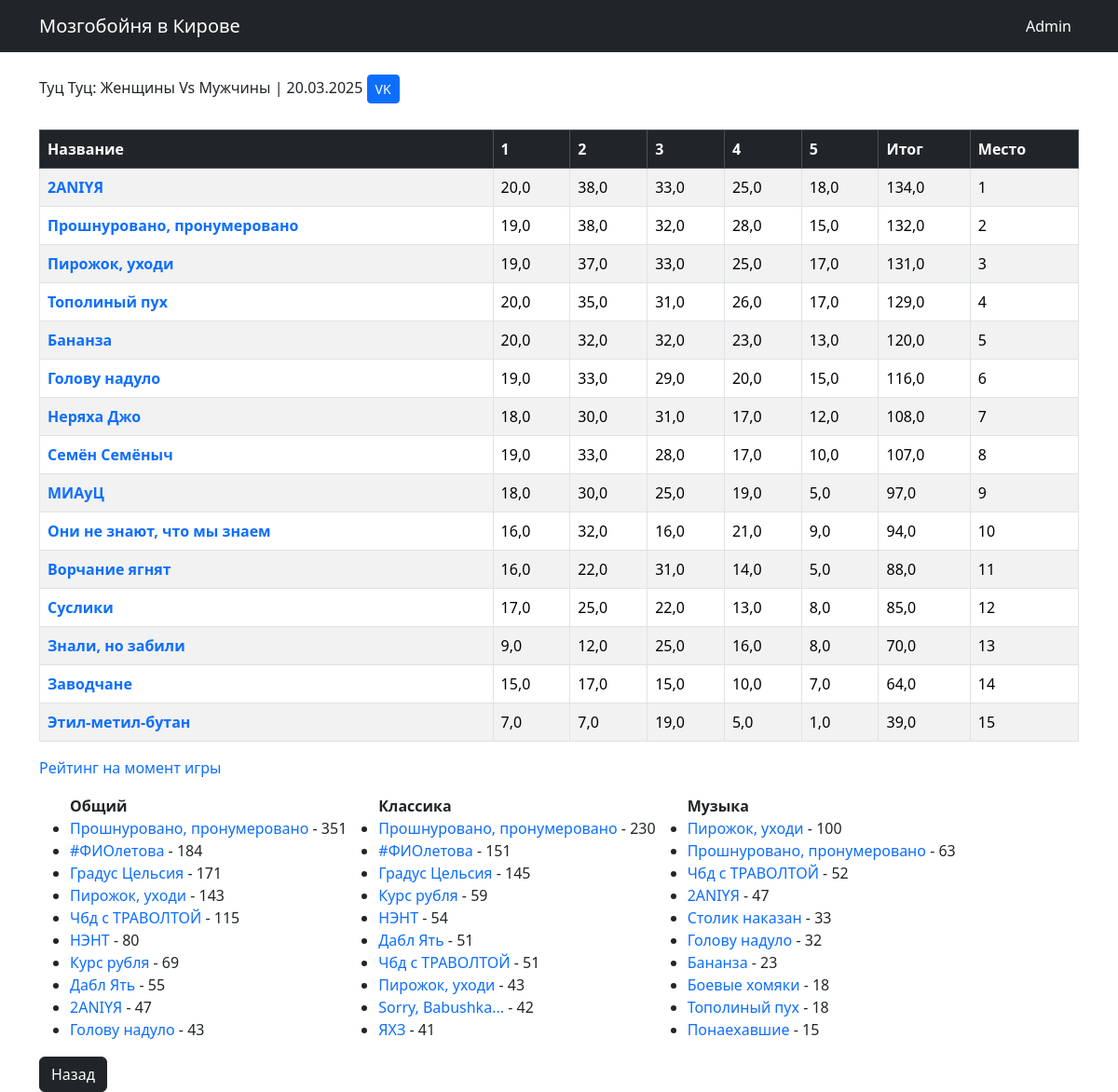
Screenshot of /kirovstat/game_info/?game_id=20&year=2025 with the database file from the repository.
### kirovstat/models.py (models this page shows, shortened)
class games (models.Model):
    g_name = models.CharField(default="Название игры", max_length=100)
    g_type = models.ForeignKey(game_type,null=True, on_delete=models.SET_NULL)
    g_date = models.DateField(verbose_name='Дата игры')
    g_sets = models.IntegerField(verbose_name='Количесто туров',default=5)
    g_url = models.URLField(verbose_name='Ссылка на игра в ВК',default="https://vk.com/mzgb_kir", max_length=200)
    time_data = models.DateTimeField(auto_now=True,db_index=True, verbose_name='создано')
    g_teams = models.IntegerField(verbose_name='Количество команда',null=True, default = 1)
    class Meta:
       verbose_name_plural = 'Игра'
       verbose_name = 'Игры'
       ordering = ['-g_date']

class gmdata (models.Model):
    gd_game = models.ForeignKey(games, verbose_name='Игра',null=False, on_delete = models.CASCADE)
    gd_team = models.ForeignKey(teams, verbose_name='Команда',null=False, on_delete = models.CASCADE)
    gd_set1 = models.FloatField(verbose_name='Тур 1',max_length=5,default=300)
    gd_set2 = models.FloatField(verbose_name='Тур 2',max_length=5,default=300)
    gd_set3 = models.FloatField(verbose_name='Тур 3',max_length=5,default=300)
    gd_set4 = models.FloatField(verbose_name='Тур 4',max_length=5,default=300)
    gd_set5 = models.FloatField(verbose_name='Тур 5',max_length=5,default=300)
    gd_set6 = models.FloatField(verbose_name='Тур 6',max_length=5,default=300)
    gd_set7 = models.FloatField(verbose_name='Тур 7',max_length=5,default=300)
    gd_set8 = models.FloatField(verbose_name='Тур 8',max_length=5,default=300)
    gd_set9 = models.FloatField(verbose_name='Тур 9',max_length=5,default=300)
    gd_set10 = models.FloatField(verbose_name='Тур 10',max_length=5,default=300)
    gd_summ = models.FloatField(max_length=8, verbose_name='Сумма очков')
    gd_place = models.IntegerField(verbose_name='Место')
    time_data = models.DateTimeField(auto_now=True, db_index=True, verbose_name='создано')
    class Meta:
       verbose_name_plural = 'Данные'
       verbose_name = 'Данные'
       ordering = ['time_data']

class teams (models.Model):
    t_name = models.CharField(verbose_name='Название команды',max_length=50)
    t_aka = models.ForeignKey('self',blank=True,null=True,on_delete=models.SET_NULL)
    t_page = models.URLField(default='http://rudagames.ru')
    t_foto = models.CharField(verbose_name='Фото команды',default='.foto.jpg',max_length=50)
    time_data = models.DateTimeField(auto_now=True, db_index=True, verbose_name='создано')
    class Meta:
       verbose_name_plural = 'Команды'
       verbose_name = 'Команда'
       ordering = ['t_name']
    def __str__(self):
        return self.t_name

### kirovstat/views.py (the view)
def game_info (request):
    game_id = request.GET['game_id']
    g_data_info = gmdata.objects.filter(gd_game = game_id).order_by('gd_place')
    game_info =  games.objects.get(pk=game_id)
    a = games.objects.get(pk=game_id).g_sets
    year = games.objects.values('g_date').get(pk=game_id)['g_date'].year
    game_date = str(games.objects.values('g_date').get(pk=game_id)['g_date'])
    tours=[]
    for i in range(1, a+1):
       tours.append(i)
    tuz_r=get_top10_teams_rating(type_of_data='tuz',game_date=game_info.g_date)
    summ_r=get_top10_teams_rating(type_of_data='summ',game_date=game_info.g_date)
    class_r=get_top10_teams_rating(type_of_data='class',game_date=game_info.g_date)
    if request.user.is_authenticated:
       change_yes=1
    else: change_yes=0
    context = {'g_data_info': g_data_info, 'year' : year, 'game_info': game_info, 'tours' : tours,\
                'change_yes' : change_yes, 'game_date' : game_date,\
                'summ_r' : summ_r, 'class_r' : class_r,'tuz_r' : tuz_r
              }
    return render (request, 'game_info.html', context )

### kirovstat/defs_2.py (called while the page is built)
def get_week_id (rating_data):
    if rating_data.weekday() == 6:
       rating_week_data = rating_data
    else:
       td = 1 + int(rating_data.weekday())
       rating_week_data= rating_data - datetime.timedelta(days=td)
    week_id = weekr.objects.values('id').get(week_end=rating_week_data)['id']
    return (week_id)

### kirovstat/defs_3.py (called while the page is built)
def get_top10_teams_rating(game_date=date.today(),type_of_data='summ'):
  week_id=get_week_id (game_date)
  if type_of_data == 'tuz':
    dict_of_rating=weekr.objects.values('week_rating_tuz').get(pk=week_id)['week_rating_tuz']
  elif type_of_data == 'class':
    dict_of_rating=weekr.objects.values('week_rating_class').get(pk=week_id)['week_rating_class']
  else:
    dict_of_rating=weekr.objects.values('week_rating_summ').get(pk=week_id)['week_rating_summ']
  dict_of_rating_sorted=dict(sorted(eval(dict_of_rating).items(), key=itemgetter(-1), reverse = True))
  top10_ids=list(dict(itertools.islice(dict_of_rating_sorted.items(), 0,10)).keys())
  top10={}
  l=[]
  for i in top10_ids:
    try:
       l.append(teams.objects.values('t_name').get(pk=i)['t_name'])
    except:
       l.append('Чёт не найдено')
    l.append(eval(dict_of_rating)[i])
    top10[i]=l
    l=[]
  return (top10)

### kirovstat/templates/game_info.html (shortened to what this page needs)
{% extends "base.html" %}
{% block content %}
<br>
<div>{{ game_info.g_name}}       <a class="btn btn-primary btn-sm" href={{game_info.g_url}} target="_blank" role="button"> VK </a></div>
<br>
<table class = 'table mt-1 table-bordered table-striped table-hover' >
    <thead class="table-dark">
        <tr>
            <th scope="col">Название</th>
            {% for t in tours %}
                 <th scope="col">{{t}}</th>
            {% endfor %}
            <th scope="col">Итог</th>
            <th scope="col">Место</th>
        </tr>
    </thead>
    <tbody>
        {% for g_data in g_data_info %}
        <tr>
            <td scope="col"><a href=/kirovstat/team_info/?team_id={{g_data.gd_team_id}}&year={{year}} > <b>{{g_data.gd_team}}</b></a></td>
            <td scope="col">{{g_data.gd_set1}}</td>
            <td scope="col">{{g_data.gd_set2}}</td>
            <td scope="col">{{g_data.gd_set3}}</td>
            <td scope="col">{{g_data.gd_set4}}</td>
            <td scope="col">{{g_data.gd_set5}}</td>
            <td scope="col">{{g_data.gd_summ}}</td>
            <td scope="col">{{g_data.gd_place}}</td>
        </tr>
        {% endfor %}
    </tbody>
</table>
<p><a href=/kirovstat/ratings/?date={{game_date}} > Рейтинг на момент игры </a>
<table>
    <td>
    <ul><b> Общий</b><br>
    {% for key,values in summ_r.items %}
    <li>
       <a href=/kirovstat/team_info/?team_id={{key}}&year={{year}} >{{values.0}} </a>-  {{values.1}}  <br>
    </li>
    {%endfor%}
    </ul>
    </td>
    <td>
    <ul><b> Классика</b><br>
        {% for key,values in class_r.items %}
        <li>
           <a href=/kirovstat/team_info/?team_id={{key}}&year={{year}} >{{values.0}} </a>-  {{values.1}}  <br>
        </li>
        {%endfor%}
        </ul>
    </td>
    <td>
        <ul><b> Музыка</b><br>
            {% for key,values in tuz_r.items %}
            <li>
               <a href=/kirovstat/team_info/?team_id={{key}}&year={{year}} >{{values.0}} </a>-  {{values.1}}  <br>
            </li>
            {%endfor%}
            </ul>
    </td>
</table>
<div><a href="javascript:window.history.back();"><button type="button" class="btn btn-dark">Назад</button></a></button>
{% endblock %}

### kirovstat/templates/base.html (style rules this page uses)
a { text-decoration: none; }

### rows the page displays
games: g_name "Туц Туц: Женщины Vs Мужчины | 20.03.2025"
gmdata: gd_team "2ANIYЯ", gd_set1 "20,0", gd_set2 "38,0", gd_set3 "33,0", gd_set4 "25,0", gd_set5 "18,0", gd_summ "134,0", gd_place "1"
gmdata: gd_team "Прошнуровано, пронумеровано", gd_set1 "19,0", gd_set2 "38,0", gd_set3 "32,0", gd_set4 "28,0", gd_set5 "15,0", gd_summ "132,0", gd_place "2"
gmdata: gd_team "Пирожок, уходи", gd_set1 "19,0", gd_set2 "37,0", gd_set3 "33,0", gd_set4 "25,0", gd_set5 "17,0", gd_summ "131,0", gd_place "3"
gmdata: gd_team "Тополиный пух", gd_set1 "20,0", gd_set2 "35,0", gd_set3 "31,0", gd_set4 "26,0", gd_set5 "17,0", gd_summ "129,0", gd_place "4"
gmdata: gd_team "Бананза", gd_set1 "20,0", gd_set2 "32,0", gd_set3 "32,0", gd_set4 "23,0", gd_set5 "13,0", gd_summ "120,0", gd_place "5"
gmdata: gd_team "Голову надуло", gd_set1 "19,0", gd_set2 "33,0", gd_set3 "29,0", gd_set4 "20,0", gd_set5 "15,0", gd_summ "116,0", gd_place "6"
gmdata: gd_team "Неряха Джо", gd_set1 "18,0", gd_set2 "30,0", gd_set3 "31,0", gd_set4 "17,0", gd_set5 "12,0", gd_summ "108,0", gd_place "7"
gmdata: gd_team "Семён Семёныч", gd_set1 "19,0", gd_set2 "33,0", gd_set3 "28,0", gd_set4 "17,0", gd_set5 "10,0", gd_summ "107,0", gd_place "8"
gmdata: gd_team "МИАуЦ", gd_set1 "18,0", gd_set2 "30,0", gd_set3 "25,0", gd_set4 "19,0", gd_set5 "5,0", gd_summ "97,0", gd_place "9"
gmdata: gd_team "Они не знают, что мы знаем", gd_set1 "16,0", gd_set2 "32,0", gd_set3 "16,0", gd_set4 "21,0", gd_set5 "9,0", gd_summ "94,0", gd_place "10"
gmdata: gd_team "Ворчание ягнят", gd_set1 "16,0", gd_set2 "22,0", gd_set3 "31,0", gd_set4 "14,0", gd_set5 "5,0", gd_summ "88,0", gd_place "11"
gmdata: gd_team "Суслики", gd_set1 "17,0", gd_set2 "25,0", gd_set3 "22,0", gd_set4 "13,0", gd_set5 "8,0", gd_summ "85,0", gd_place "12"
gmdata: gd_team "Знали, но забили", gd_set1 "9,0", gd_set2 "12,0", gd_set3 "25,0", gd_set4 "16,0", gd_set5 "8,0", gd_summ "70,0", gd_place "13"
gmdata: gd_team "Заводчане", gd_set1 "15,0", gd_set2 "17,0", gd_set3 "15,0", gd_set4 "10,0", gd_set5 "7,0", gd_summ "64,0", gd_place "14"
gmdata: gd_team "Этил-метил-бутан", gd_set1 "7,0", gd_set2 "7,0", gd_set3 "19,0", gd_set4 "5,0", gd_set5 "1,0", gd_summ "39,0", gd_place "15"

### other values shown
{{ t }} "1" "2" "3" "4" "5"
{{ values.0 }} "Прошнуровано, пронумеровано" "#ФИОлетова" "Градус Цельсия" "Пирожок, уходи" "Чбд с ТРАВОЛТОЙ" "НЭНТ" "Курс рубля" "Дабл Ять" "2ANIYЯ" "Голову надуло"
{{ values.1 }} "351" "184" "171" "143" "115" "80" "69" "55" "47" "43"
{{ values.0 }} "Прошнуровано, пронумеровано" "#ФИОлетова" "Градус Цельсия" "Курс рубля" "НЭНТ" "Дабл Ять" "Чбд с ТРАВОЛТОЙ" "Пирожок, уходи" "Sorry, Babushka..." "ЯХЗ"
{{ values.1 }} "230" "151" "145" "59" "54" "51" "51" "43" "42" "41"
{{ values.0 }} "Пирожок, уходи" "Прошнуровано, пронумеровано" "Чбд с ТРАВОЛТОЙ" "2ANIYЯ" "Столик наказан" "Голову надуло" "Бананза" "Боевые хомяки" "Тополиный пух" "Понаехавшие"
{{ values.1 }} "100" "63" "52" "47" "33" "32" "23" "18" "18" "15"
